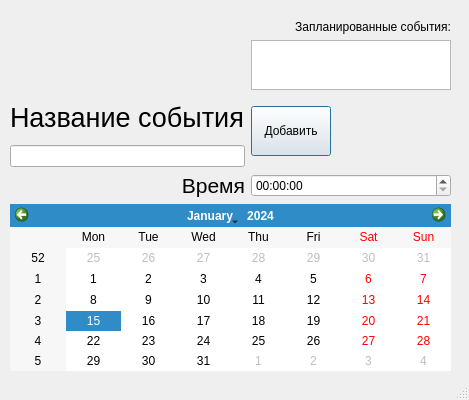
<?xml version="1.0" encoding="UTF-8"?>
<ui version="4.0">
 <class>MainWindow</class>
 <widget class="QMainWindow" name="MainWindow">
  <property name="geometry">
   <rect>
    <x>0</x>
    <y>0</y>
    <width>469</width>
    <height>400</height>
   </rect>
  </property>
  <property name="windowTitle">
   <string>Ежедневник</string>
  </property>
  <widget class="QWidget" name="centralwidget">
   <widget class="QWidget" name="">
    <property name="geometry">
     <rect>
      <x>10</x>
      <y>20</y>
      <width>441</width>
      <height>351</height>
     </rect>
    </property>
    <layout class="QGridLayout" name="gridLayout" columnstretch="0,0">
     <item row="8" column="0" colspan="2">
      <widget class="QCalendarWidget" name="cal"/>
     </item>
     <item row="6" column="0">
      <widget class="QLineEdit" name="name"/>
     </item>
     <item row="2" column="1">
      <widget class="QListWidget" name="listWidget">
       <property name="maximumSize">
        <size>
         <width>200</width>
         <height>50</height>
        </size>
       </property>
      </widget>
     </item>
     <item row="7" column="1">
      <widget class="QTimeEdit" name="timeEdit">
       <property name="time">
        <time>
         <hour>0</hour>
         <minute>0</minute>
         <second>0</second>
        </time>
       </property>
      </widget>
     </item>
     <item row="0" column="1">
      <widget class="QLabel" name="label_2">
       <property name="text">
        <string>Запланированные события:</string>
       </property>
       <property name="alignment">
        <set>Qt::AlignRight|Qt::AlignTrailing|Qt::AlignVCenter</set>
       </property>
      </widget>
     </item>
     <item row="3" column="1" rowspan="4">
      <widget class="QPushButton" name="btn_add">
       <property name="sizePolicy">
        <sizepolicy hsizetype="Fixed" vsizetype="Fixed">
         <horstretch>0</horstretch>
         <verstretch>0</verstretch>
        </sizepolicy>
       </property>
       <property name="minimumSize">
        <size>
         <width>50</width>
         <height>50</height>
        </size>
       </property>
       <property name="text">
        <string>Добавить</string>
       </property>
       <property name="autoDefault">
        <bool>true</bool>
       </property>
       <property name="default">
        <bool>true</bool>
       </property>
       <property name="flat">
        <bool>false</bool>
       </property>
      </widget>
     </item>
     <item row="7" column="0">
      <layout class="QHBoxLayout" name="horizontalLayout_2">
       <item>
        <widget class="QLabel" name="label_3">
         <property name="font">
          <font>
           <pointsize>16</pointsize>
          </font>
         </property>
         <property name="text">
          <string>Время</string>
         </property>
         <property name="alignment">
          <set>Qt::AlignRight|Qt::AlignTrailing|Qt::AlignVCenter</set>
         </property>
        </widget>
       </item>
      </layout>
     </item>
     <item row="4" column="0">
      <widget class="QLabel" name="label">
       <property name="font">
        <font>
         <pointsize>20</pointsize>
        </font>
       </property>
       <property name="text">
        <string>Название события</string>
       </property>
      </widget>
     </item>
    </layout>
   </widget>
  </widget>
  <widget class="QMenuBar" name="menubar">
   <property name="geometry">
    <rect>
     <x>0</x>
     <y>0</y>
     <width>469</width>
     <height>18</height>
    </rect>
   </property>
  </widget>
  <widget class="QStatusBar" name="statusbar"/>
 </widget>
 <resources/>
 <connections/>
</ui>
